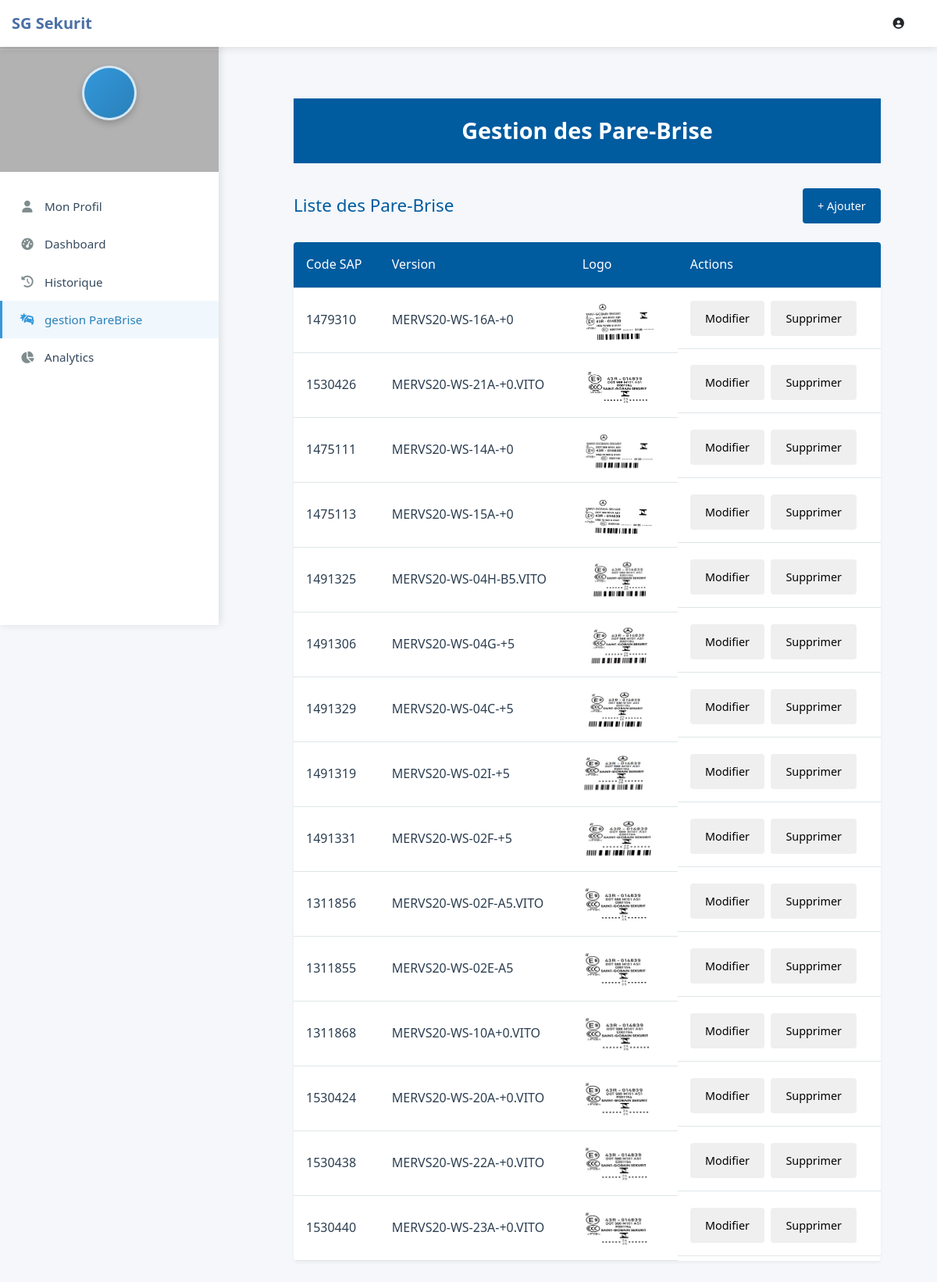
/parebrise/, run on the app's committed database.
### parbrise/models.py (models this page shows, shortened)
class PareBrise(models.Model):
    code_sap = models.CharField(max_length=20, unique=True)
    version = models.CharField(max_length=50)
    logo_reference = models.ImageField(upload_to=rename_logo)

### parbrise/views.py (the view)
# urls.py: path('parebrise/', views.manage_parebrise, name='manage_parebrise'),
def manage_parebrise(request):
    parebrises = PareBrise.objects.all()
    if request.method == 'POST':
        parebrise_id = request.POST.get('parebrise_id')
        delete_id = request.POST.get('delete_id')
        if delete_id:
            obj = get_object_or_404(PareBrise, pk=delete_id)
            obj.delete()
            return redirect('manage_parebrise')
        if parebrise_id:
            obj = get_object_or_404(PareBrise, pk=parebrise_id)
            form = PareBriseForm(request.POST, request.FILES, instance=obj)
        else:
            form = PareBriseForm(request.POST, request.FILES)
        if form.is_valid():
            form.save()
            return redirect('manage_parebrise')
    else:
        form = PareBriseForm()
    return render(request, 'gestion/manage_parebrise.html', {
        'parebrises': parebrises,
        'form': form,
        'active_page': 'parebrise',
    })

### logos/permissions_policy.py (called while the page is built)
    def __call__(self, request):
        response = self.get_response(request)
        response.headers['Permissions-Policy'] = 'camera=(self)'
        return response

### parbrise/context_processors.py (called while the page is built)
def role_flags(request):
    user = request.user
    if user.is_authenticated:
        return {
            'is_admin': user.is_superuser or user.groups.filter(name='admin').exists(),
            'is_worker': user.groups.filter(name='ouvrier').exists(),
        }
    return {}

### parbrise/context_processos.py (called while the page is built, shortened)
def notifications(request):
    return {}

### parbrise/templates/gestion/manage_parebrise.html (shortened to what this page needs)
{% extends 'gestion/base.html' %}
{% load static %}
{% block extra_css %}
<link rel="stylesheet" href="{% static 'bootstrap/css/parb.css' %}">
<link rel="stylesheet" href="{% static 'bootstrap/css/responsive.css' %}">
<link rel="stylesheet" href="{% static 'bootstrap/css/responsive.css' %}">
{% endblock %}
{% block content %}
<header class="sg-topbar">
        <div class="sg-topbar-left">
        <h1 class="app-name d-none d-sm-inline">SG Sekurit</h1>
    </div>
        <div class="sg-user-menu dropdown">
            <button class="btn user-btn" type="button" data-bs-toggle="dropdown">
                <i class="fas fa-user-circle me-2"></i>
            </button>
        </div>
</header>
<body>
    <div class="container">
        <header>
            <h1>Gestion des Pare-Brise</h1>
        </header>
        <main>
            <section class="parebrise-list">
                <div class="section-header">
                    <h2>Liste des Pare-Brise</h2>
                    <button id="openModalBtn" class="btn-add">+ Ajouter</button>
                </div>
                <div class="table-responsive">
                    <table>
                        <thead>
                            <tr>
                                <th>Code SAP</th>
                                <th>Version</th>
                                <th>Logo</th>
                                <th>Actions</th>
                            </tr>
                        </thead>
                        <tbody>
                            {% for pb in parebrises %}
                            <tr>
                                <td>{{ pb.code_sap }}</td>
                                <td>{{ pb.version }}</td>
                                <td>
                                    {% if pb.logo_reference %}
                                        <img src="{{ pb.logo_reference.url }}" alt="Logo {{ pb.code_sap }}" />
                                    {% endif %}
                                </td>
                                <td class="actions">
                                    <button class="btn-edit" data-id="{{ pb.id }}">Modifier</button>
                                    <button class="btn-delete" data-id="{{ pb.id }}">Supprimer</button>
                                </td>
                            </tr>
                            {% endfor %}
                        </tbody>
                    </table>
                </div>
            </section>
        </main>
    </div>
</body>
{%endblock%}

### parbrise/templates/gestion/base.html (shortened to what this page needs)
{% load static %}
<!DOCTYPE html>
<html lang="fr">
<head>
    <link href="https://cdn.jsdelivr.net/npm/bootstrap@5.3.0/dist/css/bootstrap.min.css" rel="stylesheet">
    <link rel="stylesheet" href="https://cdnjs.cloudflare.com/ajax/libs/font-awesome/6.4.0/css/all.min.css">
    <link rel="stylesheet" href="{% static 'bootstrap/css/base.css' %}">
    {% block extra_css %}{% endblock %}
</head>
<body>
    <div class="sidebar">
        <div class="sidebar-top-section">
            <div class="sidebar-header">
                <h3> SG Sekurit</h3>
            </div>
            <div class="sidebar-profile">
                {% if user.profile_picture %}
                    <img src="{{ user.profile_picture.url }}?{% now 'U' %}" alt="Photo de profil" id="sidebar-profile-pic">
                {% else %}
                    <div class="avatar-initials" id="sidebar-avatar">
                    </div>
                {% endif %}
            </div>
        </div>
        <div class="sidebar-menu">
            <ul>
                <li class="{% if active_page == 'profile' %}active{% endif %}">
                    <a href="{% url 'profile_view' %}"><i class="fas fa-user"></i> Mon Profil</a>
                </li>
                <li class="{% if active_page == 'dashboard' %}active{% endif %}">
                    <a href="{% url 'dashboard' %}"><i class="fas fa-tachometer-alt"></i> Dashboard</a>
                </li>
                <li class="{% if active_page == 'historique' %}active{% endif %}">
                    <a href="{% url 'verification_history' %}"><i class="fas fa-history"></i> Historique</a>
                </li>
                <li class="{% if active_page == 'parebrise' %}active{% endif %}">
                    <a href="{% url 'manage_parebrise' %}"><i class="fas fa-car-crash"></i>gestion PareBrise</a>
                </li>
                <li class="{% if active_page == 'analytics' %}active{% endif %}">
                    <a href="{% url 'analytics' %}"><i class="fas fa-chart-pie"></i> Analytics</a>
                </li>
            </ul>
        </div>
    </div>
    <main class="sg-content">
        {% block content %}{% endblock %}
    </main>
</body>
</html>

### data on the page
PareBrise: code_sap "1479310", version "MERVS20-WS-16A-+0", logo_reference (picture)
PareBrise: code_sap "1530426", version "MERVS20-WS-21A-+0.VITO", logo_reference (picture)
PareBrise: code_sap "1475111", version "MERVS20-WS-14A-+0", logo_reference (picture)
PareBrise: code_sap "1475113", version "MERVS20-WS-15A-+0", logo_reference (picture)
PareBrise: code_sap "1491325", version "MERVS20-WS-04H-B5.VITO", logo_reference (picture)
PareBrise: code_sap "1491306", version "MERVS20-WS-04G-+5", logo_reference (picture)
PareBrise: code_sap "1491329", version "MERVS20-WS-04C-+5", logo_reference (picture)
PareBrise: code_sap "1491319", version "MERVS20-WS-02I-+5", logo_reference (picture)
PareBrise: code_sap "1491331", version "MERVS20-WS-02F-+5", logo_reference (picture)
PareBrise: code_sap "1311856", version "MERVS20-WS-02F-A5.VITO", logo_reference (picture)
PareBrise: code_sap "1311855", version "MERVS20-WS-02E-A5", logo_reference (picture)
PareBrise: code_sap "1311868", version "MERVS20-WS-10A+0.VITO", logo_reference (picture)
PareBrise: code_sap "1530424", version "MERVS20-WS-20A-+0.VITO", logo_reference (picture)
PareBrise: code_sap "1530438", version "MERVS20-WS-22A-+0.VITO", logo_reference (picture)
PareBrise: code_sap "1530440", version "MERVS20-WS-23A-+0.VITO", logo_reference (picture)
